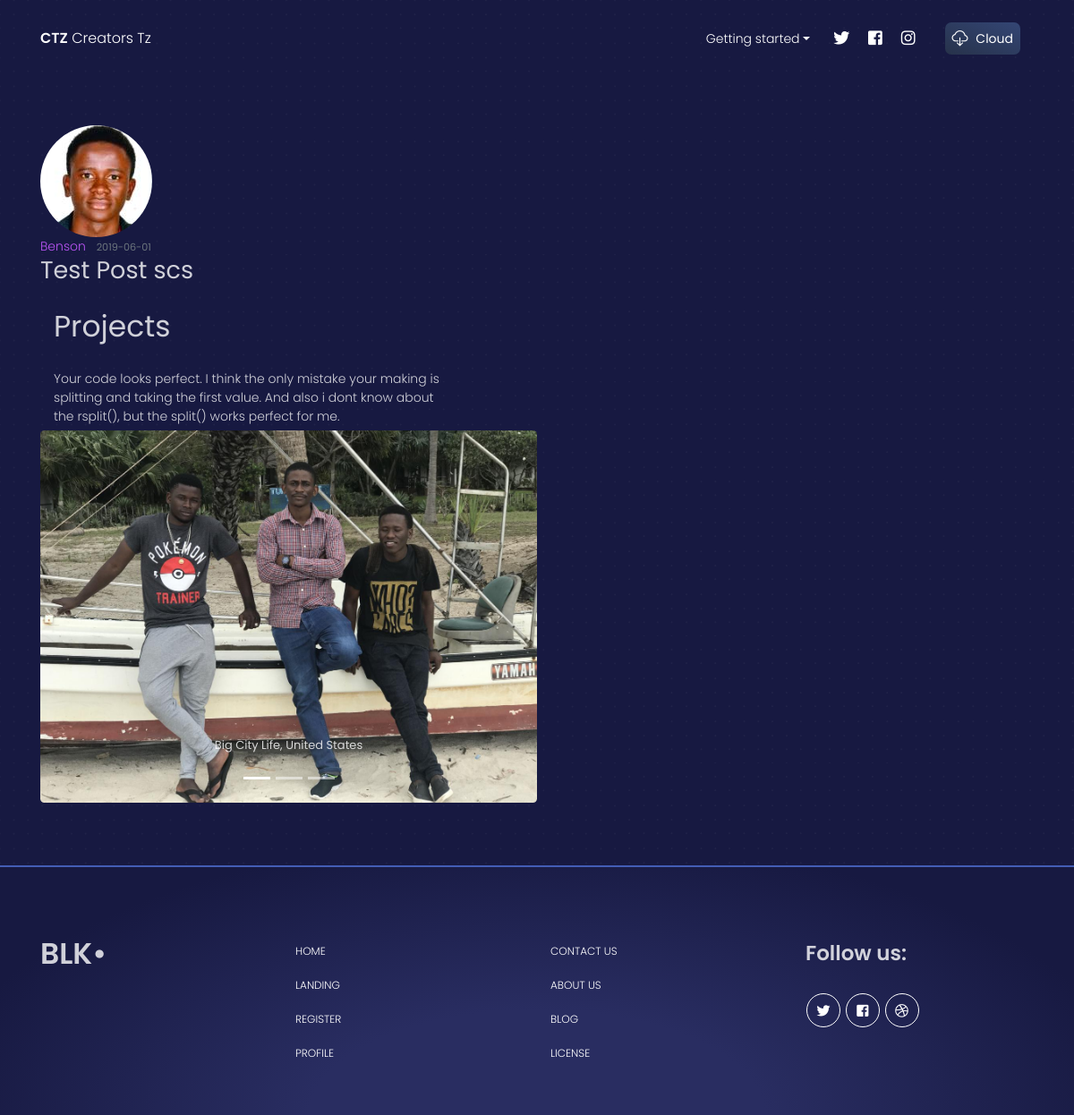
The app's page /post/4 with its own data.
### flaskblog/models.py (models this page shows, shortened)
class User(db.Model, UserMixin):
    id = db.Column(db.Integer, primary_key=True)
    username = db.Column(db.String(20), unique=True, nullable=False)
    email = db.Column(db.String(120), unique=True, nullable=False)
    image_file = db.Column(db.String(20), nullable=False, default='default.jpg')
    password = db.Column(db.String(60), nullable=False)
    posts = db.relationship('Post', backref='author', lazy=True)

class Post(db.Model):
    id = db.Column(db.Integer, primary_key=True)
    title = db.Column(db.String(100), nullable=False)
    date_posted = db.Column(db.DateTime, nullable=False, default=datetime.utcnow)
    content = db.Column(db.Text, nullable=False)
    media = db.Column(db.String(20), nullable=True, default='default.jpg')
    user_id = db.Column(db.Integer, db.ForeignKey('user.id'), nullable=False)

### flaskblog/posts/routes.py (the view)
@posts.route("/post/<int:post_id>")
def post(post_id):
    post = Post.query.get_or_404(post_id)
    return render_template('post.html', title=post.title, post=post)

### flaskblog/templates/post.html (shortened to what this page needs)
{% extends "layout.html" %}
{% block content %}
  <div class="section">
      <div class="container">
        <div class="row justify-content-between">
          <article>
          <img class="rounded-circle article-img" src="{{ url_for('static', filename='profile_pics/' + post.author.image_file) }}">
          <div class="media-body">
            <div class="article-metadata">
              <a class="mr-2" href="{{ url_for('users.user_posts', username=post.author.username) }}">{{ post.author.username }}</a>
              <small class="text-muted">{{ post.date_posted.strftime('%Y-%m-%d') }}</small>
            </div>
            <h2 class="article-title">{{ post.title }}</h2>
          </div>
          <div class="col-md-5">
            <h1 class="profile-title text-left">Projects</h1>
            <p class="profile-description text-left">{{ post.content }}</p>
          </div>
        </article>
          <div class="col-md-6">
            <div class="row justify-content-between align-items-center">
              <div id="carouselExampleIndicators" class="carousel slide" data-ride="carousel">
                <ol class="carousel-indicators">
                  <li data-target="#carouselExampleIndicators" data-slide-to="0" class="active"></li>
                  <li data-target="#carouselExampleIndicators" data-slide-to="1"></li>
                  <li data-target="#carouselExampleIndicators" data-slide-to="2"></li>
                </ol>
                <div class="carousel-inner" role="listbox">
                  <div class="carousel-item active">
                      <img class="d-block" src="{{ url_for('static', filename='media_pics/' + post.media) }}" alt="First slide">
                      <div class="carousel-caption d-none d-md-block">
                        <h5>Big City Life, United States</h5>
                      </div>
                    </div>
                </div>
                <a class="carousel-control-prev" href="#carouselExampleIndicators" role="button" data-slide="prev">
                  <i class="tim-icons icon-minimal-left"></i>
                </a>
                <a class="carousel-control-next" href="#carouselExampleIndicators" role="button" data-slide="next">
                  <i class="tim-icons icon-minimal-right"></i>
                </a>
              </div>
            </div>
          </div>
        </div>
      </div>
    </div>
{% endblock content %}

### records on screen
User: image_file (picture), author.username "Benson"
Post: date_posted "2019-06-01", title "Test Post scs", content "Your code looks perfect. I think the only mistake your making is splitting and taking the first value. And also i dont know about the rsplit(), but the split() works perfect for me.", media (picture)
